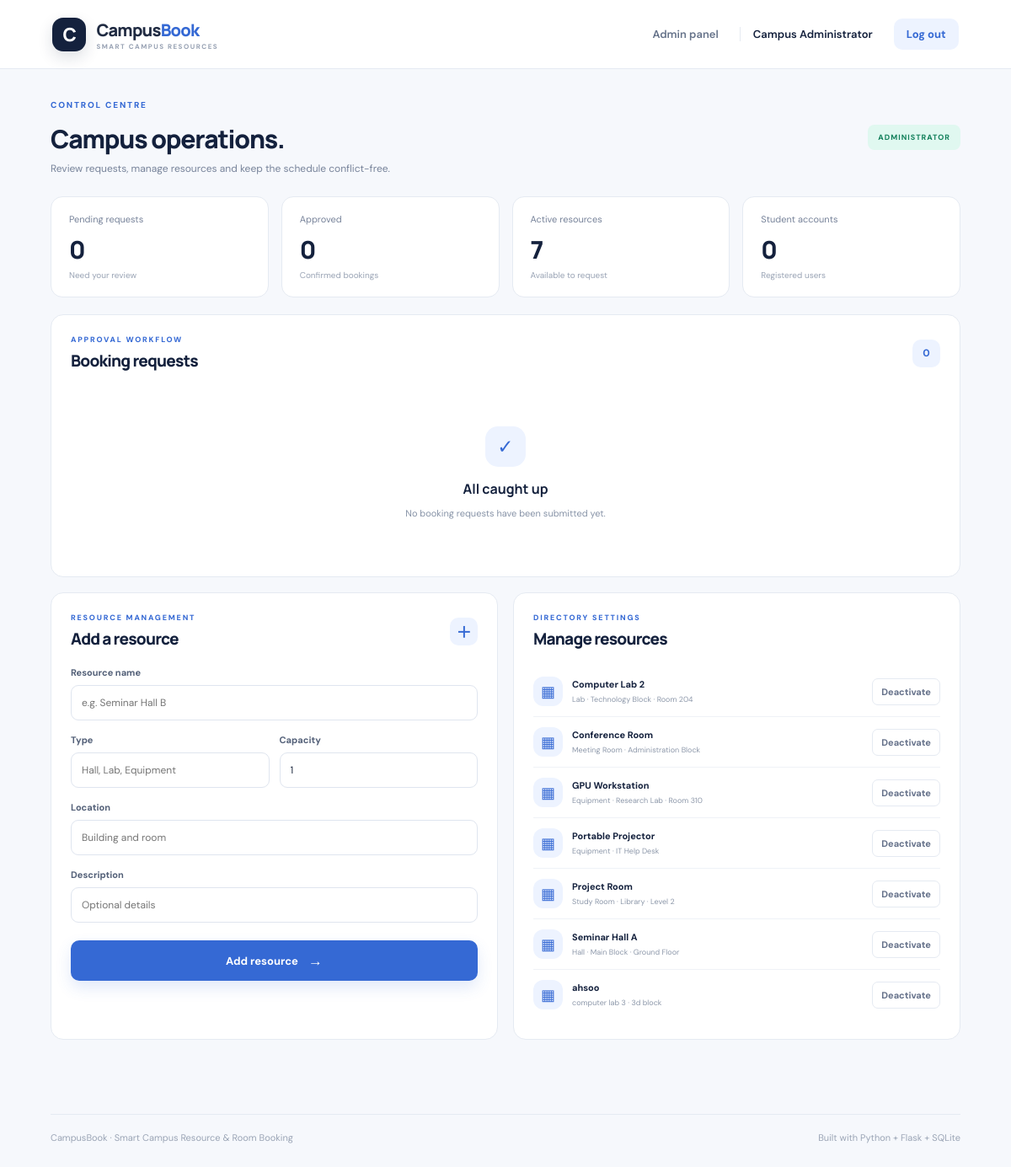
The page /admin (signed in) on the database its author committed.
### tables this page shows
CREATE TABLE users (
        id INTEGER PRIMARY KEY AUTOINCREMENT,
        name TEXT NOT NULL,
        email TEXT NOT NULL UNIQUE,
        password_hash TEXT NOT NULL,
        role TEXT NOT NULL DEFAULT 'student',
        created_at TEXT NOT NULL DEFAULT CURRENT_TIMESTAMP
    );

CREATE TABLE resources (
        id INTEGER PRIMARY KEY AUTOINCREMENT,
        name TEXT NOT NULL,
        resource_type TEXT NOT NULL,
        location TEXT NOT NULL,
        capacity INTEGER NOT NULL DEFAULT 1,
        description TEXT NOT NULL DEFAULT '',
        active INTEGER NOT NULL DEFAULT 1
    );

### app.py (the view)
@app.route("/admin")
@admin_required
def admin_dashboard():
    db = get_db()
    bookings = db.execute("""
        SELECT b.*, u.name AS user_name, u.email, r.name AS resource_name, r.location
        FROM bookings b JOIN users u ON b.user_id=u.id
        JOIN resources r ON b.resource_id=r.id
        ORDER BY CASE b.status WHEN 'Pending' THEN 0 ELSE 1 END, b.created_at DESC
    """).fetchall()
    resources = db.execute("SELECT * FROM resources ORDER BY active DESC, name").fetchall()
    stats = {
        "pending": sum(1 for b in bookings if b["status"] == "Pending"),
        "approved": sum(1 for b in bookings if b["status"] == "Approved"),
        "resources": sum(1 for r in resources if r["active"]),
        "users": db.execute("SELECT COUNT(*) FROM users WHERE role='student'").fetchone()[0]
    }
    return render_template("admin.html", bookings=bookings, resources=resources, stats=stats)

### app.py (called while the page is built)
def get_db():
    if "db" not in g:
        g.db = sqlite3.connect(DATABASE)
        g.db.row_factory = sqlite3.Row
        g.db.execute("PRAGMA foreign_keys = ON")
    return g.db

def admin_required(view):
    @wraps(view)
    def wrapped(*args, **kwargs):
        if not session.get("user_id"):
            flash("Please log in to continue.", "warning")
            return redirect(url_for("login"))
        if session.get("role") != "admin":
            flash("Administrator access is required.", "danger")
            return redirect(url_for("dashboard"))
        return view(*args, **kwargs)
    return wrapped

def get_user():
    if session.get("user_id"):
        return get_db().execute("SELECT id,name,email,role FROM users WHERE id=?", (session["user_id"],)).fetchone()
    return None

@app.context_processor
def inject_user():
    return {"current_user": get_user()}

### templates/admin.html
{% extends "base.html" %}{% block title %}Admin dashboard{% endblock %}
{% block content %}
<div class="page-header"><div><div class="eyebrow">CONTROL CENTRE</div><h1>Campus operations.</h1><p>Review requests, manage resources and keep the schedule conflict-free.</p></div><span class="role-badge role-admin">ADMINISTRATOR</span></div>
<div class="stats-grid four"><div class="stat-card"><span>Pending requests</span><strong>{{ stats.pending }}</strong><small>Need your review</small></div><div class="stat-card"><span>Approved</span><strong>{{ stats.approved }}</strong><small>Confirmed bookings</small></div><div class="stat-card"><span>Active resources</span><strong>{{ stats.resources }}</strong><small>Available to request</small></div><div class="stat-card"><span>Student accounts</span><strong>{{ stats.users }}</strong><small>Registered users</small></div></div>
<section class="panel table-panel"><div class="panel-heading"><div><div class="eyebrow">APPROVAL WORKFLOW</div><h2>Booking requests</h2></div><span class="count-badge">{{ bookings|length }}</span></div>
{% if bookings %}<div class="table-wrap"><table><thead><tr><th>Requester</th><th>Resource & time</th><th>Purpose</th><th>Status</th><th>Review action</th></tr></thead><tbody>{% for b in bookings %}<tr><td><strong>{{ b.user_name }}</strong><small>{{ b.email }}</small></td><td><strong>{{ b.resource_name }}</strong><small>{{ b.start_time|replace('T',' ') }} – {{ b.end_time|replace('T',' ') }}</small></td><td>{{ b.purpose }}</td><td><span class="status status-{{ b.status|lower }}">{{ b.status }}</span>{% if b.admin_note %}<small>{{ b.admin_note }}</small>{% endif %}</td><td>{% if b.status == 'Pending' %}<form method="post" action="{{ url_for('update_booking', booking_id=b.id) }}" class="review-form"><input type="text" name="admin_note" placeholder="Optional note" maxlength="300"><div class="review-actions"><button class="btn btn-small btn-approve" name="action" value="approve">Approve</button><button class="btn btn-small btn-reject" name="action" value="reject">Reject</button></div></form>{% else %}<span class="muted">Reviewed</span>{% endif %}</td></tr>{% endfor %}</tbody></table></div>{% else %}<div class="empty-state"><span>✓</span><strong>All caught up</strong><p>No booking requests have been submitted yet.</p></div>{% endif %}
</section>
<div class="admin-lower"><section class="panel"><div class="panel-heading"><div><div class="eyebrow">RESOURCE MANAGEMENT</div><h2>Add a resource</h2></div><span class="panel-symbol">＋</span></div><form method="post" action="{{ url_for('add_resource') }}" class="form"><label>Resource name<input name="name" required placeholder="e.g. Seminar Hall B"></label><div class="form-row"><label>Type<input name="resource_type" required placeholder="Hall, Lab, Equipment"></label><label>Capacity<input type="number" name="capacity" min="1" value="1" required></label></div><label>Location<input name="location" required placeholder="Building and room"></label><label>Description<input name="description" placeholder="Optional details"></label><button class="btn btn-primary btn-full" type="submit">Add resource <span>→</span></button></form></section>
<section class="panel"><div class="panel-heading"><div><div class="eyebrow">DIRECTORY SETTINGS</div><h2>Manage resources</h2></div></div>{% for r in resources %}<div class="directory-item"><div class="directory-icon">▦</div><div class="directory-copy"><strong>{{ r.name }}</strong><small>{{ r.resource_type }} · {{ r.location }}</small></div><form method="post" action="{{ url_for('toggle_resource', resource_id=r.id) }}"><button class="btn btn-small {% if r.active %}btn-outline{% else %}btn-approve{% endif %}" type="submit">{{ 'Deactivate' if r.active else 'Activate' }}</button></form></div>{% endfor %}</section></div>
{% endblock %}

### templates/base.html (shortened to what this page needs)
<!doctype html>
<html lang="en">
<head>
  <link rel="stylesheet" href="{{ url_for('static', filename='style.css') }}">
</head>
<body>
<nav class="navbar">
  <a class="brand" href="{{ url_for('index') }}"><span class="brand-icon">C</span><span>Campus<span class="brand-light">Book</span><small>SMART CAMPUS RESOURCES</small></span></a>
  <div class="nav-links">
    {% if current_user %}
      {% if current_user.role == 'admin' %}<a href="{{ url_for('admin_dashboard') }}">Admin panel</a>{% else %}<a href="{{ url_for('dashboard') }}">My dashboard</a>{% endif %}
      <span class="nav-user">{{ current_user.name }}</span><a class="btn btn-nav" href="{{ url_for('logout') }}">Log out</a>
    {% else %}
      <a href="{{ url_for('login') }}">Log in</a><a class="btn btn-nav" href="{{ url_for('register') }}">Get started</a>
    {% endif %}
  </div>
</nav>
<main class="page">
  {% block content %}{% endblock %}
</main>
<footer class="footer"><span>CampusBook · Smart Campus Resource & Room Booking</span><span>Built with Python + Flask + SQLite</span></footer>
</body>
</html>

### rows shown on the page
users: name "Campus Administrator"
resources: name "Computer Lab 2", resource_type "Lab", location "Technology Block · Room 204", active "Deactivate"
resources: name "Conference Room", resource_type "Meeting Room", location "Administration Block", active "Deactivate"
resources: name "GPU Workstation", resource_type "Equipment", location "Research Lab · Room 310", active "Deactivate"
resources: name "Portable Projector", resource_type "Equipment", location "IT Help Desk", active "Deactivate"
resources: name "Project Room", resource_type "Study Room", location "Library · Level 2", active "Deactivate"
resources: name "Seminar Hall A", resource_type "Hall", location "Main Block · Ground Floor", active "Deactivate"
resources: name "ahsoo", resource_type "computer lab 3", location "3d block", active "Deactivate"

### other values the page prints
{{ stats.pending }} "0"
{{ stats.approved }} "0"
{{ stats.resources }} "7"
{{ stats.users }} "0"
{{ bookings|length }} "0"
